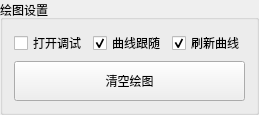
      <widget class="QGroupBox" name="groupBox_plot">
       <property name="title">
        <string>绘图设置</string>
       </property>
       <layout class="QVBoxLayout" name="verticalLayout_14">
        <item>
         <layout class="QHBoxLayout" name="horizontalLayout_19">
          <item>
           <widget class="QCheckBox" name="checkBox_enable_pub_motion_status">
            <property name="text">
             <string>打开调试</string>
            </property>
           </widget>
          </item>
          <item>
           <widget class="QCheckBox" name="checkBox_dynamic_follow">
            <property name="sizePolicy">
             <sizepolicy hsizetype="Preferred" vsizetype="Fixed">
              <horstretch>0</horstretch>
              <verstretch>0</verstretch>
             </sizepolicy>
            </property>
            <property name="text">
             <string>曲线跟随</string>
            </property>
            <property name="checked">
             <bool>true</bool>
            </property>
           </widget>
          </item>
          <item>
           <widget class="QCheckBox" name="checkBox_dynamic_refresh">
            <property name="sizePolicy">
             <sizepolicy hsizetype="Preferred" vsizetype="Fixed">
              <horstretch>0</horstretch>
              <verstretch>0</verstretch>
             </sizepolicy>
            </property>
            <property name="text">
             <string>刷新曲线</string>
            </property>
            <property name="checked">
             <bool>true</bool>
            </property>
           </widget>
          </item>
         </layout>
        </item>
        <item>
         <widget class="QPushButton" name="pushButton_clear_plot">
          <property name="sizePolicy">
           <sizepolicy hsizetype="Preferred" vsizetype="Fixed">
            <horstretch>0</horstretch>
            <verstretch>0</verstretch>
           </sizepolicy>
          </property>
          <property name="minimumSize">
           <size>
            <width>0</width>
            <height>40</height>
           </size>
          </property>
          <property name="text">
           <string>清空绘图</string>
          </property>
         </widget>
        </item>
       </layout>
      </widget>
